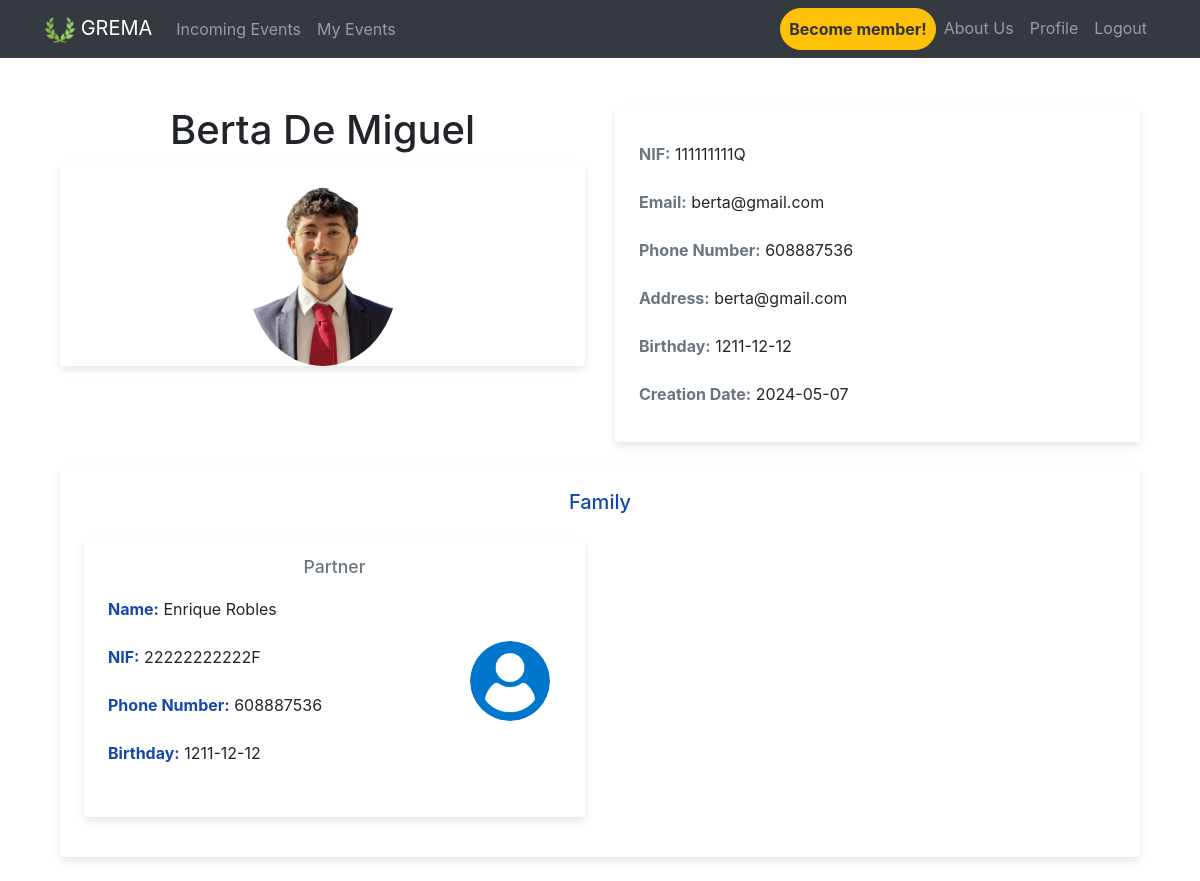
Page /profile (signed in) on the committed database.
### website/models.py (models this page shows)
class User(db.Model, UserMixin):
    id = db.Column(db.Integer, primary_key=True, server_default="5")
    nif =db.Column(db.Integer, nullable=False)
    is_admin= False
    phone_number=db.Column(db.Integer)
    address=db.Column(db.String(150))
    email = db.Column(db.String(150), unique=True)
    password = db.Column(db.String(150), nullable=False)
    birthday = db.Column(db.Date)
    creation_date = db.Column(db.Date, default=func.current_date())
    first_name = db.Column(db.String(150))
    surname= db.Column(db.String(150))
    user_profile_image_url = db.Column(db.String(300))
    children = relationship("Child", back_populates="parent")
    partner = relationship("Partner", back_populates="user")

class Partner(db.Model):
    id = db.Column(db.Integer, primary_key=True)
    user_id = db.Column(db.Integer, db.ForeignKey('user.id'))
    nif =db.Column(db.Integer)
    birthday = db.Column(db.Date)
    creation_date = db.Column(db.Date, default=func.current_date())
    name = db.Column(db.String(150))
    phone_number=db.Column(db.Integer)
    partner_profile_image_url = db.Column(db.String(300))
    user_id = db.Column(db.Integer, db.ForeignKey('user.id'))
    user = relationship("User", back_populates="partner")

### website/views.py (the view)
@views.route('/profile', methods=['GET', 'POST'])
@login_required
def profile():
    return render_template('profile.html', user=current_user)

### website/templates/profile.html (shortened to what this page needs)
{% extends "base.html" %}
{% block content%}
<br><br />
<div class="container">
    <div class="row">
        <div class="col-md-6">
            <h1 class="text-center ">{{ user.first_name}} {{ user.surname }}</h1>
            <div class="card mb-4">
                <div class="profile-image-container mx-auto mt-4">
                    {% if user.user_profile_image_url %}
                    <img src="{{ user.user_profile_image_url }}" class="card-img-top rounded-circle"
                        alt="Profile Image">
                    {% else %}
                    <img src="{{ url_for('static', filename='images/userLogo.png') }}"
                        class="card-img-top rounded-circle" alt="{{ user.first_name }}">
                    {% endif %}
                </div>
            </div>
        </div>
        <div class="col-md-6">
            <div class="card mb-4">
                <div class="card-body">
                    <ul class="list-group list-group-flush">
                        <li class="list-group-item"><strong class="text-secondary">NIF:</strong> {{ user.nif }}</li>
                        <li class="list-group-item"><strong class="text-secondary">Email:</strong> {{ user.email }}</li>
                        <li class="list-group-item"><strong class="text-secondary">Phone Number:</strong> {{
                            user.phone_number }}</li>
                        <li class="list-group-item"><strong class="text-secondary">Address:</strong> {{ user.address }}
                        </li>
                        <li class="list-group-item"><strong class="text-secondary">Birthday:</strong> {{ user.birthday
                            }}</li>
                        <li class="list-group-item"><strong class="text-secondary">Creation Date:</strong> {{
                            user.creation_date }}</li>
                    </ul>
                </div>
            </div>
        </div>
    </div>
    {% if user.partner or user.children %}
    <div class="row">
        <div class="col-md-12">
            <div class="card mb-4">
                <div class="card-body">
                    <h5 class="card-title text-center mb-4 custom-color">Family</h5>
                    <div class="row">
                        <div class="col-md-6">
                            {% if user.partner %}
                            <div class="card mb-3">
                                <div class="card-body">
                                    <h6 class="card-subtitle mb-2 text-muted text-center text-warning">Partner</h6>
                                    {% for partner in user.partner %}
                                    <div class="row align-items-center mb-3">
                                        <div class="col-md-9">
                                            <ul class="list-group list-group-flush">
                                                <li class="list-group-item"><strong class="custom-color">Name:</strong> {{
                                                    partner.name }}</li>
                                                <li class="list-group-item"><strong class="custom-color">NIF:</strong> {{
                                                    partner.nif }}</li>
                                                <li class="list-group-item"><strong class="custom-color">Phone
                                                        Number:</strong> {{ partner.phone_number }}</li>
                                                <li class="list-group-item"><strong class="custom-color">Birthday:</strong>
                                                    {{ partner.birthday }}</li>
                                            </ul>
                                        </div>
                                        <div class="col-md-3">
                                            <div class="partner-image-container">
                                                {% if partner.partner_profile_image_url %}
                                                <img src="{{ partner.partner_profile_image_url }}" class="rounded-circle"
                                                    alt="Partner Image">
                                                {% else %}
                                                <img src="{{ url_for('static', filename='images/userLogo.png') }}"
                                                    class="rounded-circle" alt="Default Partner Image">
                                                {% endif %}
                                            </div>
                                        </div>
                                    </div>
                                    {% endfor %}
                                </div>
                            </div>
                            {% endif %}
                        </div>
                        <div class="col-md-6">
                        </div>
                    </div>
                </div>
            </div>
        </div>
    </div>
    {% endif %}
</div>
{% endblock %}

### website/templates/profile.html (style rules this page uses)
.profile-image-container { max-width: 150px; }
.card { border: none; box-shadow: 0 4px 8px rgba(0, 0, 0, 0.1); }
.card-body { padding: 1.5rem; }
.list-group-item { border: none; padding: 0.75rem 0; }
.card-subtitle { font-size: 1.1rem; }
.custom-color { color: rgb(20, 73, 172); }
.partner-image-container img, .child-image-container img { max-width: 80px; height: auto; }

### rows in the picture
User: first_name "Berta", surname "De Miguel", user_profile_image_url (picture), nif "111111111Q", email "berta@gmail.com", phone_number "608887536", address "berta@gmail.com", birthday "1211-12-12", creation_date "2024-05-07"
Partner: name "Enrique Robles", nif "22222222222F", phone_number "608887536", birthday "1211-12-12"
